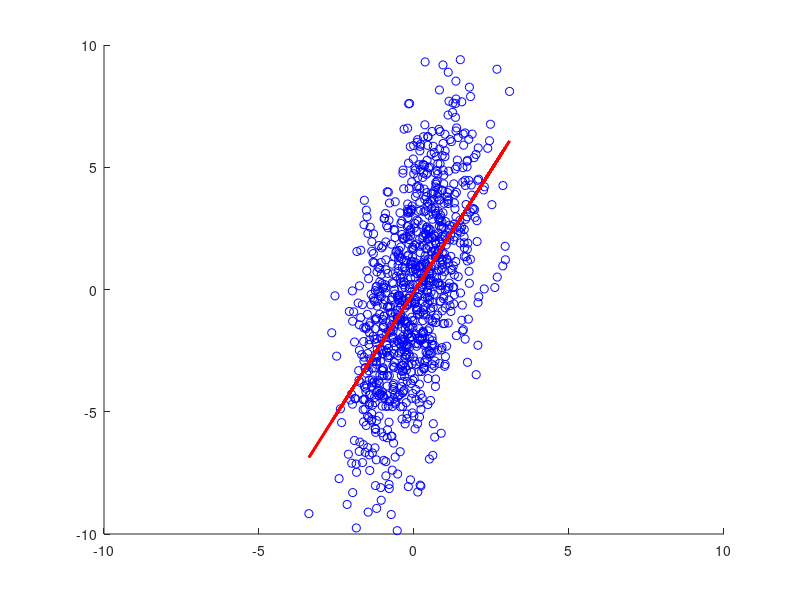

This chart was generated by the following MATLAB code: (Note: this script raises an error after producing the figure.)
clear 
close all
c1=2;
c2=1;
theta1 = normrnd(0,1,[1000,1]);
theta2 = normrnd(0,3,[1000,1]);
Y = c1*theta1+c2*theta2;
Y_theta1_mean = zeros(1000,1);
Y_theta2_mean = zeros(1000,1);
for i=1:1000
    Y_theta1_mean(i) = mean(c1*theta1(i)+c2*theta2); % this operation is only valid for matlab. Not for math.
    Y_theta2_mean(i) = mean(c1*theta1+c2*theta2(i));
end
figure(1)
scatter(theta1, Y, "b")
hold on
plot(theta1,Y_theta1_mean, "-r","linewidth",2)
xlim([-10 10])
ylim([-10 10])
xline(0)
yline(0)
hold off

figure(2)

scatter(theta2, Y,"b")
hold on
plot(theta2,Y_theta2_mean,"-r","linewidth",2)
xlim([-10 10])
ylim([-10 10])
xline(0)
yline(0)
hold off


var(Y_theta1_mean)
var(Y_theta2_mean)
